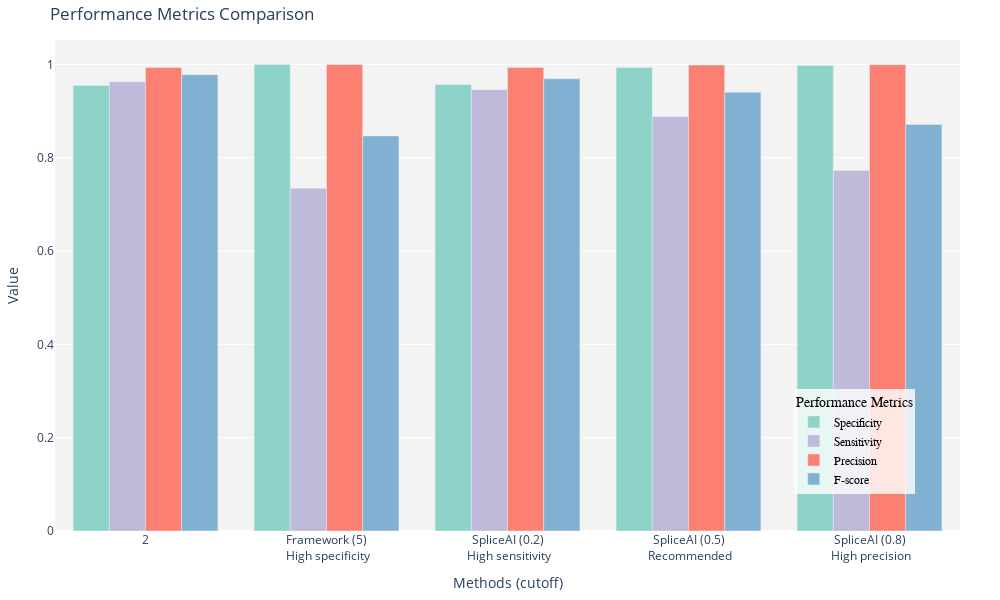

The code cell stored with this chart in its notebook:
### Code cell
# Compare the performance of the two models
# Confusion matrix
th_4, th_5 = 2, 5
th_02, th_05, th_08 = 0.2, 0.5, 0.8
thresholds_fw = [th_4, th_5]
thresholds_spl = [th_02, th_05, th_08]

def calculate_performance_metrics_fw(data, threshold):
    data['Prediction'] = data['PriorityScore'] >= threshold
    tn, fp, fn, tp = confusion_matrix(data['LABEL'], data['Prediction']).ravel()
    specificity = tn / (tn + fp) if (tn + fp) else 0
    sensitivity = tp / (tp + fn) if (tp + fn) else 0
    accuracy = accuracy_score(data['LABEL'], data['Prediction'])
    precision = precision_score(data['LABEL'], data['Prediction'])
    f1 = f1_score(data['LABEL'], data['Prediction'])
    return specificity, sensitivity, accuracy, precision, f1

def calculate_performance_metrics_spl(data, threshold):
    data['Prediction'] = data['maxsplai'] >= threshold
    tn, fp, fn, tp = confusion_matrix(data['LABEL'], data['Prediction']).ravel()
    specificity = tn / (tn + fp) if (tn + fp) else 0
    sensitivity = tp / (tp + fn) if (tp + fn) else 0
    accuracy = accuracy_score(data['LABEL'], data['Prediction'])
    precision = precision_score(data['LABEL'], data['Prediction'])
    
    f1 = f1_score(data['LABEL'], data['Prediction'])
    return specificity, sensitivity, accuracy, precision, f1

performance_metrics = []
for threshold in thresholds_fw:
    specificity, sensitivity, accuracy, precision, f1 = calculate_performance_metrics_fw(data, threshold)
    performance_metrics.append({'Threshold': threshold, 'Specificity': specificity, 'Sensitivity': sensitivity, 'Accuracy': accuracy, 'Precision': precision, 'F1': f1})

for threshold in thresholds_spl:
    specificity, sensitivity, accuracy, precision, f1 = calculate_performance_metrics_spl(data, threshold)
    performance_metrics.append({'Threshold': threshold, 'Specificity': specificity, 'Sensitivity': sensitivity, 'Accuracy': accuracy, 'Precision': precision, 'F1': f1})

performance_metrics_df = pd.DataFrame(performance_metrics)
columns = ['Category', 'Specificity', 'Sensitivity', 'Accuracy', 'Precision', 'F1']
performance_metrics_df.columns = columns
performance_metrics_df.replace(
    {'Category': {
        4.0: 'Framework (4)<br> High sensitivity', 
        5.0: 'Framework (5)<br> High specificity', 
        0.2: 'SpliceAI (0.2)<br> High sensitivity', 
        0.5: 'SpliceAI (0.5)<br> Recommended', 
        0.8: 'SpliceAI (0.8)<br> High precision'
        }}, inplace=True)

# print(performance_metrics_df)

colors = ['#8dd3c7', '#ffffb3', '#bebada', '#fb8072', '#80b1d3']

fig = go.Figure()

# Add traces with ggplot2 style
fig.add_trace(go.Bar(x=performance_metrics_df['Category'], y=performance_metrics_df['Specificity'], name='Specificity', marker_color=colors[0]))
fig.add_trace(go.Bar(x=performance_metrics_df['Category'], y=performance_metrics_df['Sensitivity'], name='Sensitivity', marker_color=colors[2]))
# fig.add_trace(go.Bar(x=performance_metrics_df['Category'], y=performance_metrics_df['Accuracy'], name='Accuracy', marker_color=colors[2]))
fig.add_trace(go.Bar(x=performance_metrics_df['Category'], y=performance_metrics_df['Precision'], name='Precision', marker_color=colors[3]))
fig.add_trace(go.Bar(x=performance_metrics_df['Category'], y=performance_metrics_df['F1'], name='F-score', marker_color=colors[4]))

# Add titles and labels with ggplot2 style using bar plot
fig.update_layout(title='Performance Metrics Comparison',
                  xaxis_title='Methods (cutoff)',
                  yaxis_title='Value',
                  legend_title='Performance Metrics',
                  plot_bgcolor='rgba(243, 243, 243, 1)',
                  paper_bgcolor='rgba(243, 243, 243, 0)',
                  legend=dict(y=0.075, x=0.95, xanchor='right', yanchor='bottom', 
                              bgcolor='rgba(255, 255, 255, 0.8)',
                              bordercolor='rgba(0, 0, 0, 0)',
                              font=dict(family="Arial, sans-serif", size=12, color="black")),
                  margin=dict(l=40, r=40, t=40, b=40)
                  )

# add annotations on top of the bars
font = dict(family="Arial, sans-serif", size=9, color="black")
# for i, row in performance_metrics_df.iterrows():
#     fig.add_annotation(x=row['Category'], y=row['Specificity'], text=f"{row['Specificity']:.3f}", showarrow=False, font=font, xshift=-42, yshift=10)
#     fig.add_annotation(x=row['Category'], y=row['Sensitivity'], text=f"{row['Sensitivity']:.3f}", showarrow=False, font=font, xshift=-14, yshift=10)
#     fig.add_annotation(x=row['Category'], y=row['Accuracy'], text=f"{row['Accuracy']:.3f}", showarrow=False, font=font, xshift=14, yshift=10)
# #     fig.add_annotation(x=row['Category'], y=row['Precision'], text=f"{row['Precision']:.3f}", showarrow=False, font=font, xshift=15, yshift=10)
#     fig.add_annotation(x=row['Category'], y=row['F1'], text=f"{row['F1']:.3f}", showarrow=False, font=font, xshift=42, yshift=10)

# fig.add_annotation(x='Framework (2)<br> High sensitivity', 
#                    y='Specificity', text="0.970", 
#                    showarrow=False, font=font, xshift=10, yshift=0)


fig.update_layout(barmode='group')
fig.update_xaxes(categoryorder='total ascending')
fig.update_layout(width=1000, height=600)

fig.update_xaxes(categoryorder='array')
                #  categoryarray=['FW_2', 'FW_3', 'SPL_0.2', 'SPL_0.5', 'SPL_0.8'])
fig.write_html("performance-metrics.html")

# Show figure
fig.show()

### Figure 1 — Plotly figure (JSON) as saved in the notebook; plotly's stock layout.template omitted (floating-point values rounded to 4 significant figures)
{"data": [{"marker": {"color": "#8dd3c7"}, "name": "Specificity", "type": "bar", "x": [2, "Framework (5)<br> High specificity", "SpliceAI (0.2)<br> High sensitivity", "SpliceAI (0.5)<br> Recommended", "SpliceAI (0.8)<br> High precision"], "y": [0.9551, 1, 0.9573, 0.9936, 0.9979]}, {"marker": {"color": "#bebada"}, "name": "Sensitivity", "type": "bar", "x": [2, "Framework (5)<br> High specificity", "SpliceAI (0.2)<br> High sensitivity", "SpliceAI (0.5)<br> Recommended", "SpliceAI (0.8)<br> High precision"], "y": [0.9629, 0.7346, 0.9461, 0.8888, 0.7726]}, {"marker": {"color": "#fb8072"}, "name": "Precision", "type": "bar", "x": [2, "Framework (5)<br> High specificity", "SpliceAI (0.2)<br> High sensitivity", "SpliceAI (0.5)<br> Recommended", "SpliceAI (0.8)<br> High precision"], "y": [0.9937, 1, 0.9939, 0.999, 0.9996]}, {"marker": {"color": "#80b1d3"}, "name": "F-score", "type": "bar", "x": [2, "Framework (5)<br> High specificity", "SpliceAI (0.2)<br> High sensitivity", "SpliceAI (0.5)<br> Recommended", "SpliceAI (0.8)<br> High precision"], "y": [0.9781, 0.847, 0.9694, 0.9407, 0.8716]}], "layout": {"barmode": "group", "height": 600, "legend": {"bgcolor": "rgba(255, 255, 255, 0.8)", "bordercolor": "rgba(0, 0, 0, 0)", "font": {"color": "black", "family": "Arial, sans-serif", "size": 12}, "title": {"text": "Performance Metrics"}, "x": 0.95, "xanchor": "right", "y": 0.075, "yanchor": "bottom"}, "margin": {"b": 40, "l": 40, "r": 40, "t": 40}, "paper_bgcolor": "rgba(243, 243, 243, 0)", "plot_bgcolor": "rgba(243, 243, 243, 1)", "title": {"text": "Performance Metrics Comparison"}, "width": 1000, "xaxis": {"categoryorder": "array", "title": {"text": "Methods (cutoff)"}}, "yaxis": {"title": {"text": "Value"}}}}
